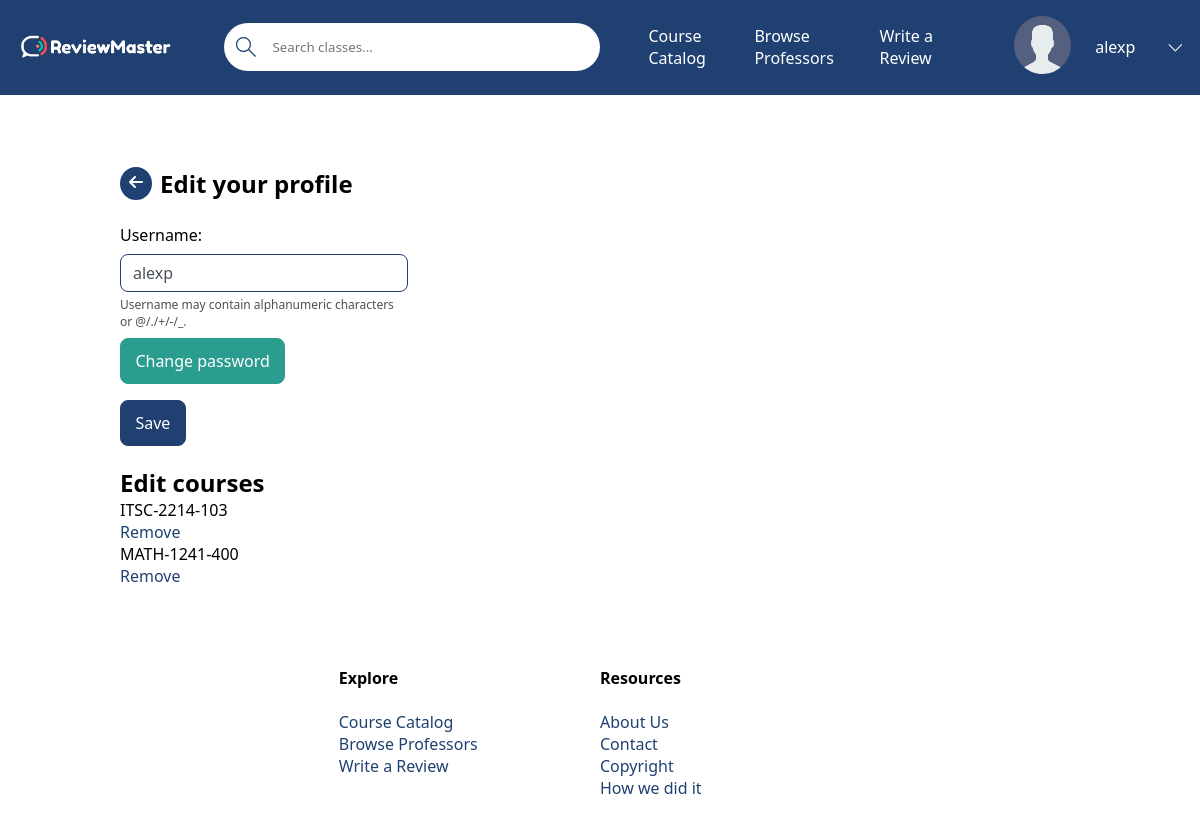
Screenshot of /profile/alexp/edit-profile (signed in) with the database file from the repository.
### base/models.py (models this page shows)
class Course(models.Model):
    name = models.CharField(max_length=200)  # Ex: Software Engineering
    department = models.ForeignKey(Department, null=True,  on_delete=models.SET_NULL)  # NOT SURE IF SET NULL IS GOOD HERE
    number = models.IntegerField(null=False)  # Ex: 3155
    students = models.ManyToManyField(User, related_name='students', blank=True)  # The students who are taking the course
    professor = models.ForeignKey(Professor, related_name='professor', on_delete=models.SET_NULL, null=True)  # The professor who teach the course
    section_number = models.IntegerField() # EX: 100
    credit_hours = models.IntegerField() # EX: 3
    class Meta:
        ordering = ['department', 'number', 'section_number']  # Order by department, number, and section number.
    def __str__(self):
        return f'{self.department}-{self.number}-{self.section_number}'  # Calling will return DEPT-####-###

class Department(models.Model):
    name = models.CharField(max_length=4)  # EX: ITSC, MATH, ITIS, etc
    def __str__(self):
        return self.name  # Calling Department will return name

### base/views/views_profile.py (the view, shortened to what this page needs)
# urls.py: path('profile/<str:pk>/edit-profile', edit_profile, name='edit-profile'),
@login_required(login_url='login')
def edit_profile(request, pk):
    user = User.objects.get(username=pk)
    userForm = UserForm(instance=user)
    passwordForm = PasswordChange(user)
    option = request.POST.get('option') if request.POST.get('option') != None else 'no'
    context = {
        'userForm': userForm,
        'passwordForm': passwordForm,
        'user': user,
        'courses': user.students.all(),
        'reviews': user.review_set.all(),
        'option': option
    }
    return render(request, 'base/edit_profile.html', context)

### base/forms.py
class UserForm(ModelForm):
    class Meta:
        model = User
        fields = ["username"]

class PasswordChange(PasswordChangeForm):
    class Meta:
        model = User
        fields = ["old_password", "new_password1", "new_password2"]

### base/templates/base/edit_profile.html (shortened to what this page needs)
{% extends 'main.html' %} {% load static %} {% block content %}
<main>
  <div class="button-title">
    <a href="{{ request.META.HTTP_REFERER }}" class="svg-button">
    </a>
    <h2>Edit your profile</h2>
  </div>
  <div>
    <form class="form form-left user" action="" method="POST">
      <label for="username">{{userForm.username.label}}:</label>
      {{userForm.username}}
      <span class="help-text">Username may contain alphanumeric characters or @/./+/-/_.</span>
      <button type="button" class="secondary-button" id="change-password">
        Change password
      </button>
      <button type="submit" class="primary-button">Save</button>
    </form>
  </div>
  <div>
    <h2>Edit courses</h2>
    {% if courses %}
      {% for course in courses %}
      <div>
        <p>{{ course }}</p>
        <a href="{% url 'remove-course' course %}">Remove</a>
      </div>
      {% endfor %}
    {% else %}
      <p>No courses added.</p>
    {% endif %}
  </div>
</main>
{% endblock content %}

### templates/navbar.html (shortened to what this page needs)
{% load static %}
<header class="header header--loggedIn">
  <div class="container">
    <a href="{% url 'home' %}" class="header__logo">
      <img src="{% static 'images/reviewMasterLogo.png' %}" />
    </a>
    <form class="header__search" method="GET" action="{% url 'courses' %}">
      <label>
        <input name="q" {% if q is not None %} value="{{ q }}" {% endif %} placeholder="Search classes..." />
      </label>
    </form>
    <ul class="header_links">
      <li><a href="{% url 'courses' %}">Course Catalog</a></li>
      <li><a href="{% url 'professor-list' %}">Browse Professors</a></li>
      {% if request.user.is_authenticated %}
        <li><a href="{% url 'review' %}">Write a Review</a></li>
      {% endif %}
    </ul>
    <nav class="header__menu">
      {% if request.user.is_authenticated %}
      <div class="header__user">
        <a href="{% url 'profile' request.user %}">
          <div class="avatar avatar--medium active">
            {% if request.user.avatar %}
              <img src="{{ request.user.avatar.url }}" />
            {% else %}
              <img src="{% static 'images/avatar.svg' %}" />
            {% endif %}
          </div>
          <p>{{ request.user.username }}</p>
        </a>
        <button class="dropdown-button">
          <svg xmlns="http://www.w3.org/2000/svg" width="16" height="16" viewBox="0 0 16 16">
            <title>chevron-down</title>
            <path d="M1.646 4.646a.5.5 0 0 1 .708 0L8 10.293l5.646-5.647a.5.5 0 0 1 .708.708l-6 6a.5.5 0 0 1-.708 0l-6-6a.5.5 0 0 1 0-.708"/>
          </svg>
        </button>
      </div>
      {% else %}
      <a href="{% url 'login' %}">
        <img src="{% static 'images/avatar.svg' %}" />
        <p>Login</p>
      </a>
      {% endif %}
    </nav>
  </div>
</header>

### static/styles/styles.css (style rules this page uses)
:root { --primary-color: #204071; --secondary-color: #2a9d8f; --light-color: #ffffff; --error-color: #ba2d3d; --success-color: #2a9d8f; --dark-gray: #495057; --light-grey: #dee2e6; --star-color: #ffb900; --star-color-hover: gold; --star-color-active: #ea0; }
* { font-family: "Segoe UI", Roboto, Oxygen, Ubuntu, Cantarell, "Open Sans", "Helvetica Neue", sans-serif; margin: 0; padding: 0; box-sizing: border-box; text-rendering: optimizeLegibility; }
main:not(.home) { width: 80%; margin: 4rem auto; }
h2 { margin-top: 0.83em; }
a { color: var(--primary-color); text-decoration: none; }
.button-title { display: flex; align-items: center; gap: 0.5rem; }
.button-title h2 { margin-top: 0; padding: 0.5rem 0; }
.header { padding: 1rem 3rem; background-color: var(--primary-color); color: var(--light-color); }
.header > .container { display: flex; gap: 5rem; align-items: center; }
.header__logo, .header__user { display: flex; gap: 2rem; align-items: center; }
.header__logo > img { width: 100%; max-width: 200px; }
.header__search > label { display: flex; align-items: center; gap: 1rem; background-color: var(--light-color); padding: 0.5rem; padding-left: 0; border-radius: 50px; position: relative; }
.header__search svg { width: 1.25rem; height: 2rem; margin-left: 0.75rem; fill: var(--primary-color); }
.header__search input { width: 20rem; background: transparent; border: none; padding: 0; }
@media screen and (max-width: 1200px) { .header { padding: 1rem; } }
@media screen and (max-width: 1200px) { .header > .container { gap: 3rem; } }
.header_links { list-style-type: none; padding: 0; display: flex; gap: 1rem; }
.header_links a { color: var(--light-color) }
.header__menu { margin-left: auto; position: relative; }
.header__menu a { display: flex; gap: 1.5rem; align-items: center; font-weight: 500; text-decoration: none; color: var(--light-color); }
.header__menu img { height: 3.6rem; }
.header__menu p { line-height: 1.2; }
.header__menu svg { width: 1.6rem; height: 1.6rem; }
.dropdown-button { background: transparent; border: 0; outline: 0; cursor: pointer; padding-top: 0.25rem; transition: transform 0.3s; }
.dropdown-button svg, .dropdown-menu a svg { fill: var(--light-color); width: 1.25em; }
div.password-profile ~ button { display: block; margin-bottom: 1rem; }
div.password-profile ~ button ~ button { display: block; }
input, select { width: 100%; padding: 1rem; outline: none; }
input[type="text"], input[type="password"], select, textarea { padding: 0.375rem 0.75rem; margin-top: 0.5rem; display: block; font-size: 1rem; color: var(--dark-gray); border: 1px solid var(--primary-color); border-radius: 0.5rem; transition: border-color 0.15s ease-in-out, box-shadow 0.15s ease-in-out; }
input[type="text"], input[type="password"], select { height: calc(2.25rem + 2px); line-height: 1.5; background-color: var(--light-color); }
.primary-button, .secondary-button { width: fit-content; padding: 0.7rem 0.9rem; border-radius: 0.5rem; font-size: 1rem; color: var(--light-color); }
.primary-button { border: 1px solid var(--primary-color); background-color: var(--primary-color); }
.secondary-button { border: 1px solid var(--secondary-color); background-color: var(--secondary-color); margin-right: 1rem; }
.svg-button { border-radius: 100%; background-color: var(--primary-color); padding: 0.4rem 0.5rem 0.3rem 0.5rem; }
.svg-button svg { fill: var(--light-color); width: 1rem; height: 1rem; }
.form { width: 70%; margin: 0 auto; text-align: left; gap: 1rem; }
.form-left { margin: 1rem 0; }
.user.form { width: 30%; }
.form input, .form select, .form textarea { margin-bottom: 1rem; }
.help-text { margin-top: -0.75rem; margin-bottom: 0.5rem; color: var(--dark-gray); font-size: 0.75rem; display: block; }

### rows the page displays
Course: department+number+section_number "ITSC-2214-103"
Course: department+number+section_number "MATH-1241-400"

### other values shown
{{ request.user.username }} "alexp"
{{ userForm.username.label }} "Username"
